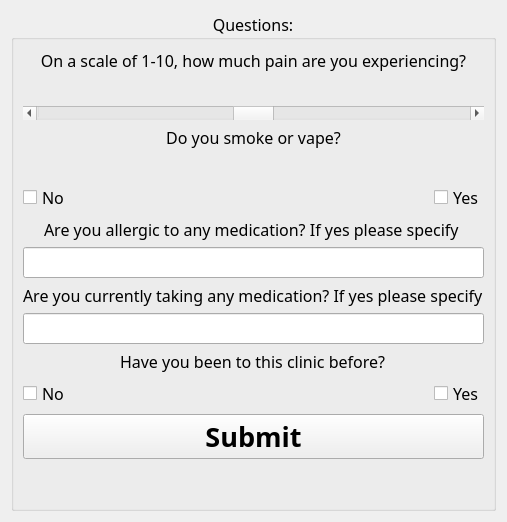
          <widget class="QWidget" name="page">
           <layout class="QVBoxLayout" name="verticalLayout_9">
            <item>
             <widget class="QGroupBox" name="groupBox">
              <property name="font">
               <font>
                <family>Bahnschrift</family>
                <pointsize>12</pointsize>
               </font>
              </property>
              <property name="autoFillBackground">
               <bool>false</bool>
              </property>
              <property name="title">
               <string>Questions:</string>
              </property>
              <property name="alignment">
               <set>Qt::AlignCenter</set>
              </property>
              <layout class="QGridLayout" name="gridLayout_9">
               <item row="17" column="0" colspan="2">
                <widget class="QPushButton" name="studentQuestionnaireSubmit">
                 <property name="sizePolicy">
                  <sizepolicy hsizetype="Expanding" vsizetype="Fixed">
                   <horstretch>0</horstretch>
                   <verstretch>0</verstretch>
                  </sizepolicy>
                 </property>
                 <property name="font">
                  <font>
                   <family>Bahnschrift SemiBold</family>
                   <pointsize>20</pointsize>
                   <weight>75</weight>
                   <bold>true</bold>
                  </font>
                 </property>
                 <property name="text">
                  <string>Submit</string>
                 </property>
                </widget>
               </item>
               <item row="1" column="1" alignment="Qt::AlignRight">
                <widget class="QLabel" name="happySlider">
                 <property name="layoutDirection">
                  <enum>Qt::LeftToRight</enum>
                 </property>
                 <property name="text">
                  <string/>
                 </property>
                 <property name="pixmap">
                  <pixmap>../Logo/Happy.png</pixmap>
                 </property>
                 <property name="scaledContents">
                  <bool>false</bool>
                 </property>
                 <property name="alignment">
                  <set>Qt::AlignRight|Qt::AlignTrailing|Qt::AlignVCenter</set>
                 </property>
                </widget>
               </item>
               <item row="14" column="0" colspan="2" alignment="Qt::AlignHCenter">
                <widget class="QLabel" name="questionFiveText">
                 <property name="text">
                  <string>Have you been to this clinic before?</string>
                 </property>
                </widget>
               </item>
               <item row="3" column="0" colspan="2">
                <widget class="QScrollBar" name="horizontalScrollBar">
                 <property name="maximum">
                  <number>10</number>
                 </property>
                 <property name="pageStep">
                  <number>1</number>
                 </property>
                 <property name="value">
                  <number>5</number>
                 </property>
                 <property name="orientation">
                  <enum>Qt::Horizontal</enum>
                 </property>
                </widget>
               </item>
               <item row="5" column="0" colspan="2" alignment="Qt::AlignHCenter">
                <widget class="QLabel" name="smokingLabel">
                 <property name="text">
                  <string/>
                 </property>
                 <property name="pixmap">
                  <pixmap>../Logo/Smoke.png</pixmap>
                 </property>
                </widget>
               </item>
               <item row="18" column="0" colspan="2">
                <spacer name="verticalSpacer_9">
                 <property name="orientation">
                  <enum>Qt::Vertical</enum>
                 </property>
                 <property name="sizeHint" stdset="0">
                  <size>
                   <width>20</width>
                   <height>40</height>
                  </size>
                 </property>
                </spacer>
               </item>
               <item row="0" column="0" colspan="2">
                <widget class="QLabel" name="questionOneText">
                 <property name="text">
                  <string>On a scale of 1-10, how much pain are you experiencing?</string>
                 </property>
                 <property name="alignment">
                  <set>Qt::AlignCenter</set>
                 </property>
                </widget>
               </item>
               <item row="10" column="0" colspan="2" alignment="Qt::AlignHCenter">
                <widget class="QLabel" name="questionThreeText">
                 <property name="text">
                  <string>Are you allergic to any medication? If yes please specify </string>
                 </property>
                </widget>
               </item>
               <item row="7" column="0" alignment="Qt::AlignLeft">
                <widget class="QCheckBox" name="smokingNo">
                 <property name="text">
                  <string>No</string>
                 </property>
                </widget>
               </item>
               <item row="12" column="0" colspan="2" alignment="Qt::AlignHCenter">
                <widget class="QLabel" name="questionFourText">
                 <property name="text">
                  <string>Are you currently taking any medication? If yes please specify</string>
                 </property>
                </widget>
               </item>
               <item row="7" column="1" alignment="Qt::AlignRight">
                <widget class="QCheckBox" name="smokingYes">
                 <property name="text">
                  <string>Yes</string>
                 </property>
                </widget>
               </item>
               <item row="11" column="0" colspan="2">
                <widget class="QLineEdit" name="questionThreeAnswer"/>
               </item>
               <item row="4" column="0" colspan="2">
                <widget class="QLabel" name="questionTwoText">
                 <property name="text">
                  <string>Do you smoke or vape?</string>
                 </property>
                 <property name="alignment">
                  <set>Qt::AlignCenter</set>
                 </property>
                </widget>
               </item>
               <item row="13" column="0" colspan="2">
                <widget class="QLineEdit" name="questionFourAnswer"/>
               </item>
               <item row="1" column="0" alignment="Qt::AlignLeft">
                <widget class="QLabel" name="sadSlider">
                 <property name="text">
                  <string/>
                 </property>
                 <property name="pixmap">
                  <pixmap>../Logo/Sad.png</pixmap>
                 </property>
                </widget>
               </item>
               <item row="15" column="0">
                <widget class="QCheckBox" name="questionFiveNo">
                 <property name="text">
                  <string>No</string>
                 </property>
                </widget>
               </item>
               <item row="15" column="1" alignment="Qt::AlignRight">
                <widget class="QCheckBox" name="questionFiveYes">
                 <property name="text">
                  <string>Yes</string>
                 </property>
                </widget>
               </item>
              </layout>
             </widget>
            </item>
           </layout>
          </widget>
